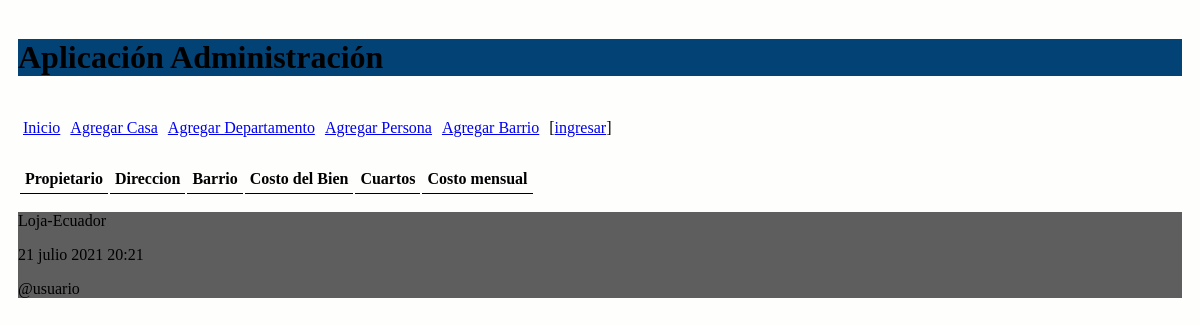
/departamentos/, run on an earlier commit of the app's database.
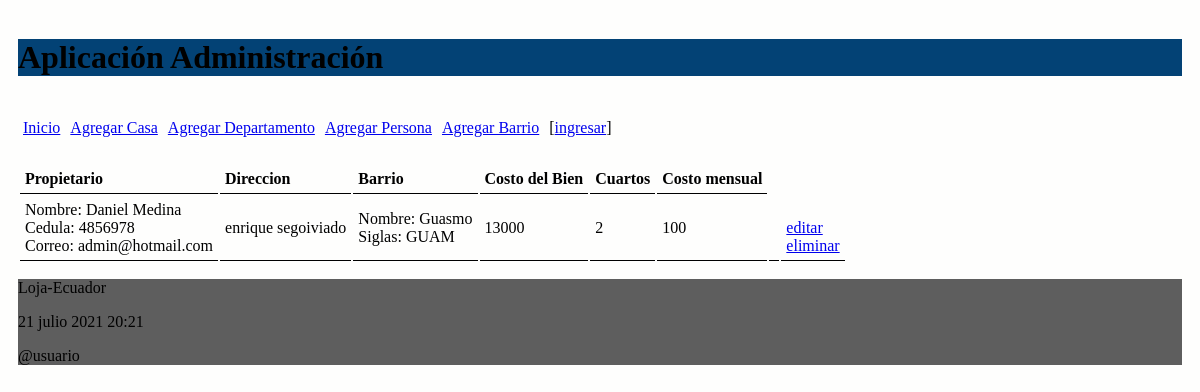
And on a later commit of the database.
### administrativo/models.py (models this page shows, shortened)
class Departamento(models.Model):
    propietario_nombre = models.ForeignKey(Persona, on_delete=models.CASCADE, related_name="personadepartamento")
    direccion = models.CharField(max_length=60)
    barrio = models.ForeignKey(Barrio, on_delete=models.CASCADE, related_name="barriodepa")
    valor_bien = models.IntegerField()
    num_cuarto = models.IntegerField()
    valor_mensual = models.IntegerField()

class Persona(models.Model):
    nombres = models.CharField(max_length=60)
    apellidos = models.CharField(max_length=60)
    cedula = models.CharField(max_length=15)
    correo = models.EmailField(max_length=60)

class Barrio(models.Model):
    nombre_barrio = models.CharField(max_length=60)
    siglas = models.CharField(max_length=10)

### administrativo/views.py (the view)
# urls.py: path('departamentos/', views.departamentos, name="departamentos"),
def departamentos(request):
    departamentos = Departamento.objects.all()
    informacion_template = {'departamentos': departamentos, 'departamentos_info': len(departamentos)}
    return render(request, 'departamentos.html', informacion_template)

### administrativo/templates/departamentos.html (shortened to what this page needs)
{% extends "master.html" %}
{% block content %}
<table id="tabla_datos">
  <thead>
    <tr>
      <th>Propietario</th>
      <th>Direccion</th>
      <th>Barrio</th>
      <th>Costo del Bien </th>
      <th>Cuartos </th>
      <th>Costo mensual </th>
    </tr>
  </thead>
  {% for e in departamentos %}
  <tr>
    <td> Nombre: {{e.propietario_nombre.nombres}} {{e.propietario_nombre.apellidos}}
    <br> Cedula: {{e.propietario_nombre.cedula}}
    <br> Correo: {{e.propietario_nombre.correo}}
    </td>
    <td> {{e.direccion}} </td>
    <td> Nombre: {{e.barrio.nombre_barrio}}
      <br> Siglas: {{e.barrio.siglas}}
    </td>
    <td> {{e.valor_bien}}</td>
    <td> {{e.num_cuarto}}</td>
    <td> {{e.valor_mensual}}</td>
    <td>
    </td>
    <td> <a></a> <br>
      <a href="{% url 'editar_departamento' e.id %}">editar </a> <br>
      <a href="{% url 'eliminar_departamento' e.id %}"
      onclick="return confirm('¿Está seguro de la eliminación?')" >
      eliminar</a>
    </td>
  </tr>
  {% endfor %}
</table>
{% endblock %}

What changed in the data, as far as the page shows it:
added Departamento: propietario_nombre.nombres "Daniel", propietario_nombre.apellidos "Medina", propietario_nombre.cedula "4856978", propietario_nombre.correo "admin@hotmail.com", direccion "enrique segoiviado", barrio.nombre_barrio "Guasmo", barrio.siglas "GUAM", valor_bien "13000", num_cuarto "2", valor_mensual "100"
